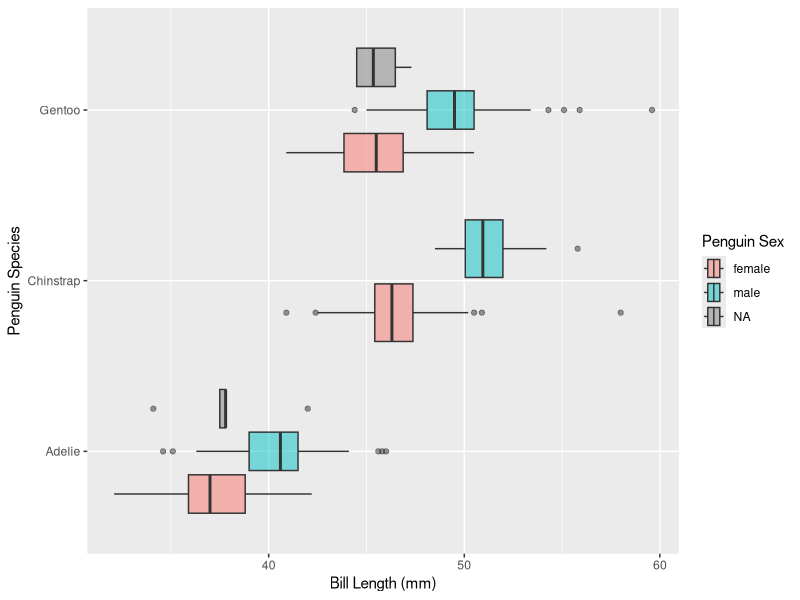
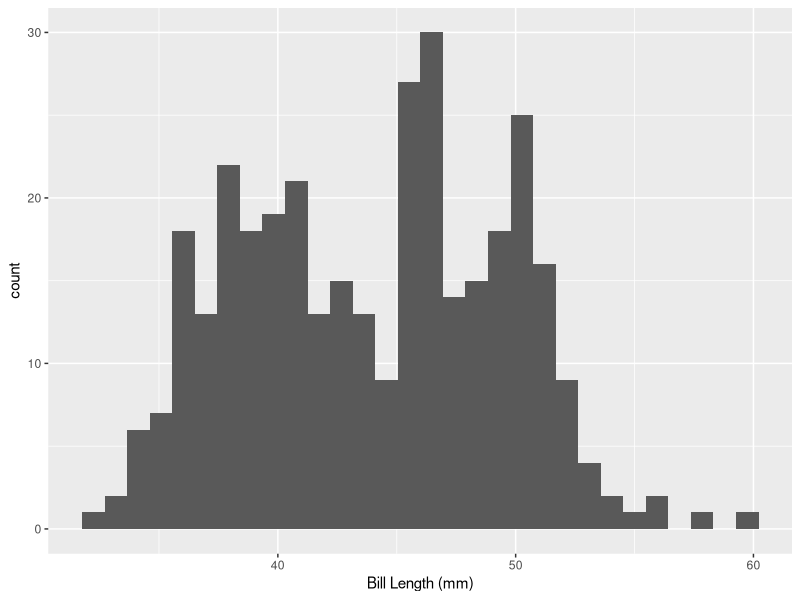
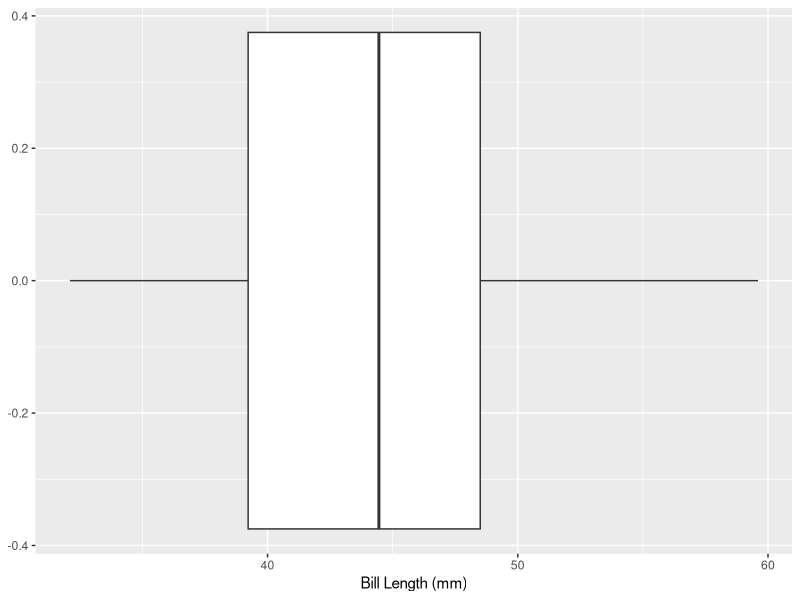
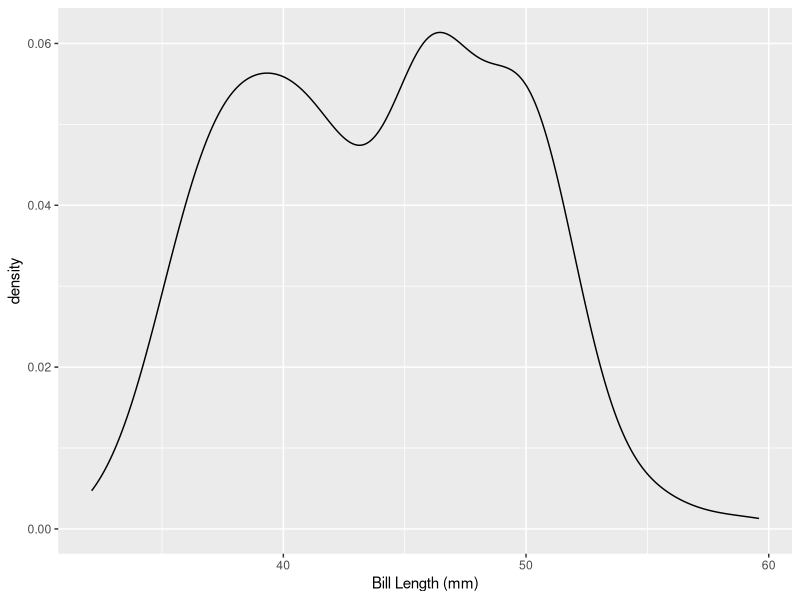
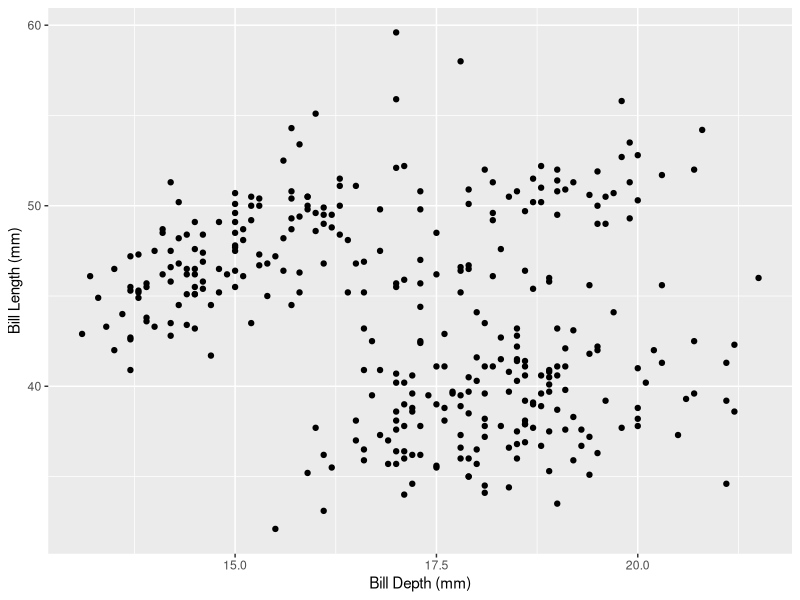
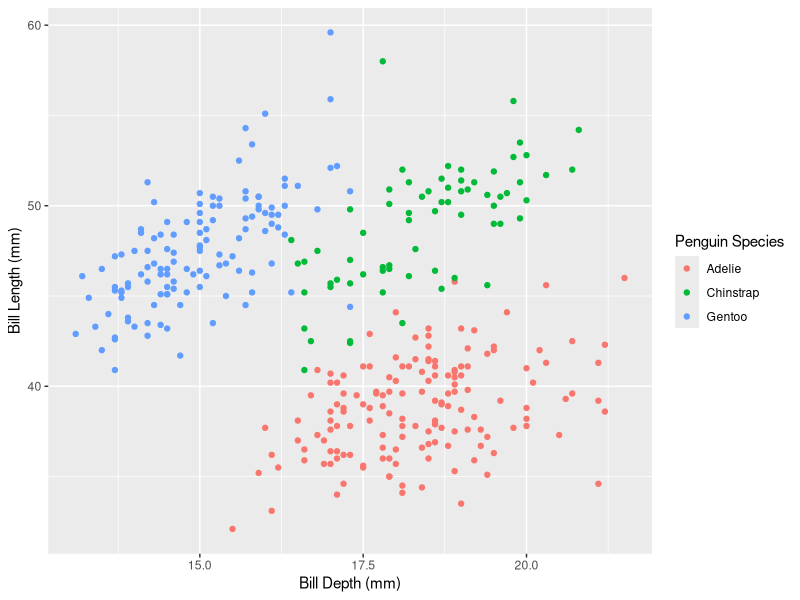
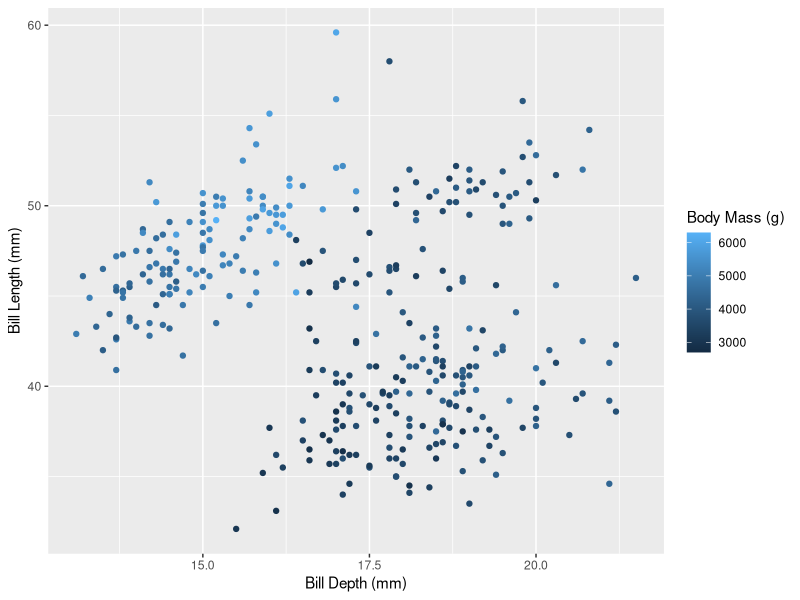
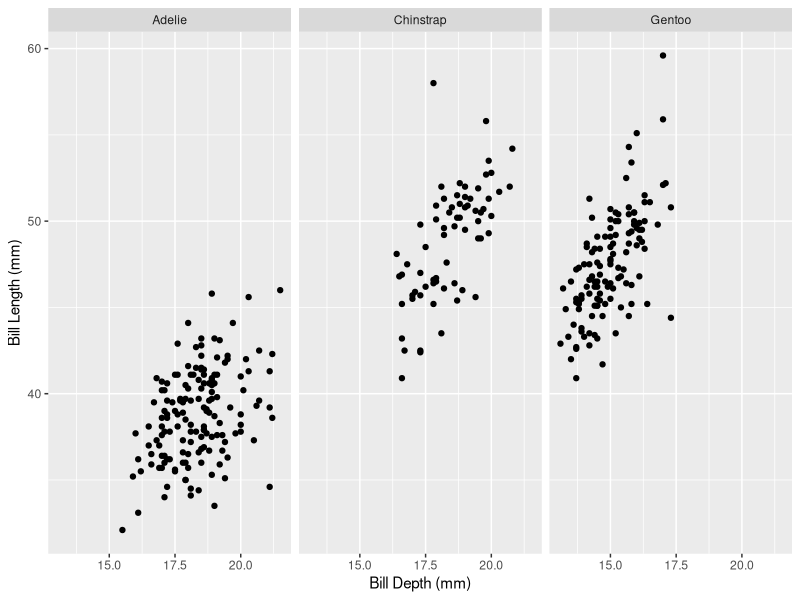

The R source for these figures, in order:
## ---- chunk 1
#| echo: false

library(palmerpenguins)
library(tidyverse)
library(ggridges)
library(gridExtra)
## ---- chunk 2
#| echo: false
penguins %>% 
  ggplot(aes(x = bill_length_mm, y = species, fill = sex)) + 
  geom_boxplot(alpha = 0.5) + 
  labs(x = "Bill Length (mm)", 
       y = "Penguin Species", 
       fill = "Penguin Sex")

## ---- chunk 3
#| fig-height: 4
#| fig-width: 5
#| fig-align: center
#| echo: true
#| code-line-numbers: "|2"

ggplot(data = penguins, mapping = aes(x = bill_length_mm)) + 
  geom_histogram() +
  labs(x = "Bill Length (mm)")
## ---- chunk 4
#| fig-width: 5
#| fig-height: 3.5
#| echo: true
#| code-line-numbers: "|3"

ggplot(data = penguins,
       mapping = aes(x = bill_length_mm)) +
  geom_boxplot() + 
  labs(x = "Bill Length (mm)")
## ---- chunk 5
#| fig-width: 6
#| echo: true
#| fig-height: 4
#| code-line-numbers: "|3"
ggplot(data = penguins,
       mapping = aes(x = bill_length_mm)) +
  geom_density() +
  labs(x = "Bill Length (mm)")
## ---- chunk 6
#| fig-width: 6
#| fig-height: 5
#| fig-align: center
#| output-location: fragment
#| echo: true
#| code-line-numbers: "|3"

ggplot(data = penguins,
       mapping = aes(y = bill_length_mm, x = bill_depth_mm)) +
  geom_point() +
  labs(x = "Bill Depth (mm)", 
       y = "Bill Length (mm)")
## ---- chunk 7
#| fig-align: center
#| echo: true
#| code-line-numbers: "|4,9"
#| output-location: slide

ggplot(data = penguins,
       mapping = aes(y = bill_length_mm,
                     x = bill_depth_mm,
                     color = species)
       ) +
  geom_point() +
  labs(x = "Bill Depth (mm)", 
       y = "Bill Length (mm)", 
       color = "Penguin Species")
## ---- chunk 8
#| fig-align: center
#| echo: true
#| code-line-numbers: "|4,9"
#| output-location: slide

ggplot(data = penguins,
       mapping = aes(y = bill_length_mm,
                     x = bill_depth_mm,
                     color = body_mass_g)
       ) +
  geom_point() +
  labs(x = "Bill Depth (mm)", 
       y = "Bill Length (mm)", 
       color = "Body Mass (g)")
## ---- chunk 9
#| fig-align: center
#| echo: true
#| code-line-numbers: "|5"
#| output-location: slide

ggplot(data = penguins,
       mapping = aes(y = bill_length_mm,
                     x = bill_depth_mm)) +
  geom_point() +
  facet_wrap(~ species) + 
  labs(x = "Bill Depth (mm)", 
       y = "Bill Length (mm)")
  
## ---- chunk 10
#| fig-align: center
#| echo: true
#| code-line-numbers: "|5"
#| output-location: slide

ggplot(data = penguins,
       mapping = aes(y = bill_length_mm,
                     x = bill_depth_mm)) +
  geom_point() +
  facet_wrap(~ body_mass_g) + 
  labs(x = "Bill Depth (mm)", 
       y = "Bill Length (mm)")
  
## ---- chunk 11
#| echo: false
penguins %>% 
  ggplot(aes(x = body_mass_g)) + 
  geom_histogram(binwidth = 500) + 
  labs(x = "Body Mass (grams)")
## ---- chunk 12

x_bar <- mean(penguins$body_mass_g, na.rm = TRUE)
m <- median(penguins$body_mass_g, na.rm = TRUE)

penguins %>% 
  ggplot(aes(x = body_mass_g)) + 
  geom_histogram(binwidth = 500) + 
  geom_vline(xintercept = x_bar, color = "red", lwd = 1) +
  geom_vline(xintercept = m, color = "blue", lwd = 1) +
  geom_text(x = 3800, y = 20, label = "Median", color = "blue", size = 5) + 
  geom_text(x = 4400, y = 15, label = "Mean", color = "red", size = 5) + 
  labs(x = "Body Mass (grams)")
## ---- chunk 13

x_bar <- mean(penguins$bill_length_mm, na.rm = TRUE)
m <- median(penguins$bill_length_mm, na.rm = TRUE)

penguins %>% 
  ggplot(aes(x = bill_length_mm)) + 
  geom_histogram(binwidth = 2) + 
  geom_vline(xintercept = x_bar, color = "red", lwd = 1) +
  geom_vline(xintercept = m, color = "blue", lwd = 1) +
  geom_text(x = 47, y = 20, label = "Median", color = "blue", size = 5) + 
  geom_text(x = 42, y = 15, label = "Mean", color = "red", size = 5) + 
  labs(x = "Bill Length (grams)")
